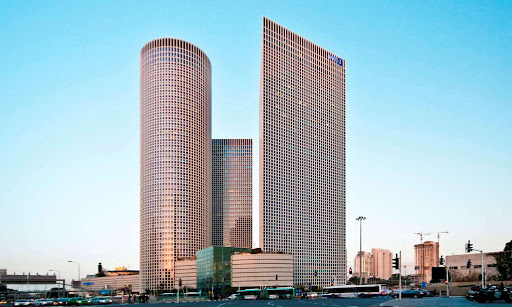
#> input picture azreali.jpg, 512 x 307 px
$ jupyter execute --allow-errors 'image analytics tutorial .ipynb'   (shell and % lines are left out)
#> lines starting #> are read from the running program, lines starting #| are printed output that depends on the picture
# Image Analytics in Marketing Code Examples

This notebook is part of the book ___

### Introduction

We present a few basic examples of the techniques described in the chapter, including different level of feature extraction, and a Neural Network classifier.

[cell 1]
import numpy as np
import pandas as pd
import os
import shutil
import random
import cv2
import matplotlib.pyplot as plt
from skimage.io import imread, imshow
from skimage.transform import resize
from skimage.feature import hog
from skimage import exposure
import matplotlib.image as mpimg

### Predefined Feature Extraction

We start with a few types of features that can be extracted from an image.

First, we load a pictrure and display it.

[cell 2]
img = mpimg.imread('azreali.jpg')
#> img is the input picture: shape (307, 512, 3); mean R, G, B 160.9, 186.4, 196.2
imgplot = plt.imshow(img)
plt.show()

One example of a low level feature is color hostograms, which capture the distribution of the color composition of the image.

<u>Grayscale Histogram<u>

This is our image in the black and white display

[cell 3]
img_gray = imread('azreali.jpg',as_gray=True)
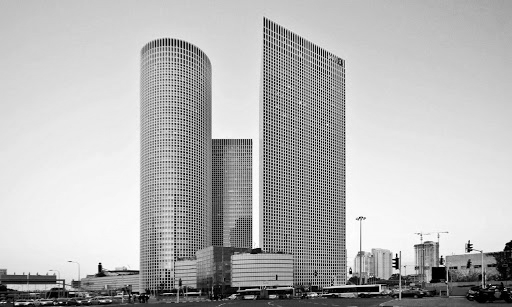
#> img_gray: shape (307, 512) float64; min 0, max 1, mean 0.712
imshow(img_gray)

We can creat a color histogram for the grayscale image, counting the intensity of each pixel, ranging between 0 as black and 256 as white.

[cell 4]
image = cv2.imread('azreali.jpg')
gray = cv2.cvtColor(image, cv2.COLOR_BGR2GRAY)
hist = cv2.calcHist([gray], [0], None, [256], [0, 256])
#> hist = 256 values, max 2999 at index 239, min 5 at index 255, mean 614
plt.figure()
plt.title("Grayscale Histogram")
plt.xlabel("Bins")
plt.ylabel("# of Pixels")
plt.plot(hist)
plt.xlim([0, 256])
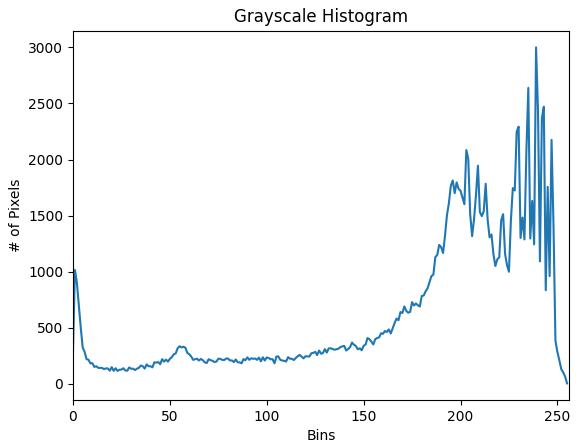
#> figure drawn by matplotlib, 1 panel; curve peaks at x = 239, y = 2999

 In our picture we see very few “black” pixels in the image, mainly "white"

<u>RGB Histogram<u>

Next, we can create a color histogam for the RGB color space, again with 0 representing the lowest intenisty of the color and 256 the highest intensity

[cell 5]
color = ('b','g','r')
for i,col in enumerate(color):
    histr = cv2.calcHist([image],[i],None,[256],[0,256])
    plt.plot(histr,color = col)
    plt.xlim([0,256])
plt.show()
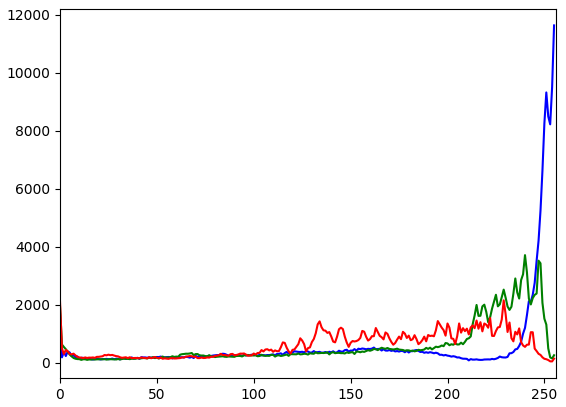
#> figure drawn by matplotlib, 1 panel; curve peaks at x = 255, y = 11631; curve peaks at x = 240, y = 3716; curve peaks at x = 229, y = 2159

Another dimension of interest is shape, where the features are line directions, corners, and curves. We will give two examples for extraction of these types of features, which could be classified as "meduim" level features.

<u>SIFT: Scale-invariant feature transform<u>

Keypoints of the image, that usually lie on object edges, are extracted and can be used to detect the object in an image containing the object

[cell 6]
#SIFT
#reading image
img1 = cv2.imread('azreali.jpg')
gray1 = cv2.cvtColor(img1, cv2.COLOR_BGR2GRAY)

#keypoints
sift = cv2.xfeatures2d.SIFT_create()
keypoints_1, descriptors_1 = sift.detectAndCompute(img1,None)
#> keypoints_1 = 484 keypoints; strongest (x, y, size): (350, 272, 2), (16, 304, 2.3), (469, 247, 4.8), (27, 303, 2.2)

img_1 = cv2.drawKeypoints(gray1,keypoints_1,img1)
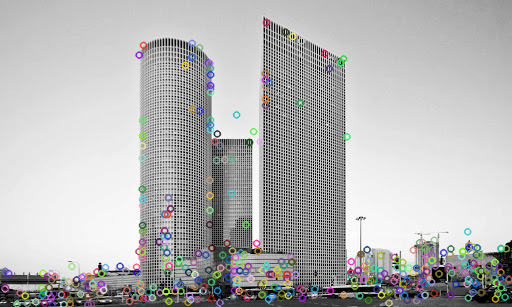
#> img_1: shape (307, 512, 3); mean B, G, R 180.3, 180.5, 180.4
plt.imshow(img_1)

<u>HOG: Histogram of Oriented Gradients<u>

HOG descriptor extracts the edge directions in an image, and is used for object detection

[cell 7]
#reading the image
image = imread('dog.jpg')
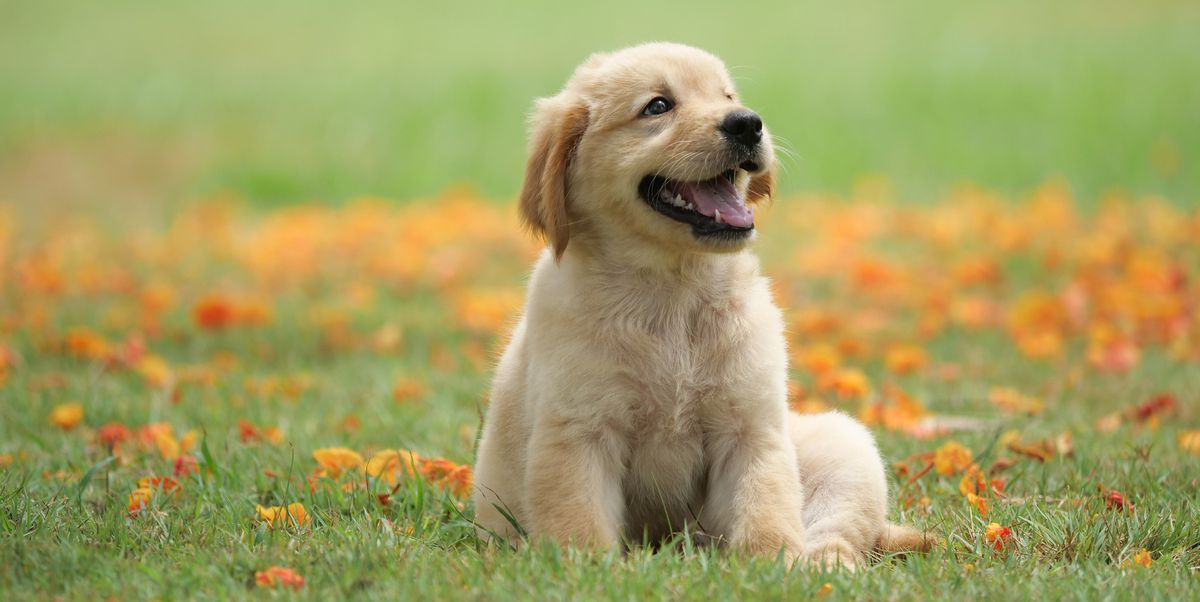
#> input picture dog.jpg, 1200 x 602 px
#> image is the input picture: shape (602, 1200, 3); mean R, G, B 163.9, 158.6, 97.6
imshow(image)
print('The image shape is '+str(image.shape))
#| The image shape is (602, 1200, 3)

[cell 8]
#resizing image
resized_img = resize(image, (128,64))
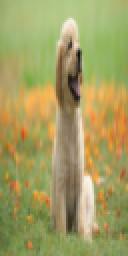
#> resized_img: shape (128, 64, 3) float64 (shown 2 times larger); mean R, G, B 0.643, 0.622, 0.383
imshow(resized_img)
print('The resized image shape is '+str(resized_img.shape))
#| The resized image shape is (128, 64, 3)

#> (a cell that did not finish here is left out)

[cell 10]
# Rescale histogram for better display
fig, (ax1, ax2) = plt.subplots(1, 2, figsize=(16, 8), sharex=True, sharey=True)

ax1.imshow(resized_img, cmap=plt.cm.gray)
ax1.set_title('Input image')

# Rescale histogram for better display
#> (the rest of this cell did not finish here and is left out)

We can also exctract from images interpretable features.

<u>Image Tags<u>

One type of "high level" features are tags. Using tagging software we can identify the objects, activities, sceneries, and themes presented in the image. Thus, the image is described by a set of words or tags, which serve as the features.

An example of tagging software is "Clarifai", which also has an Python API. In order to use their model, there is a need to open an account and create an API key for you application

[cell 11]
import clarifai
from clarifai.rest import ClarifaiApp

#creating an app of clarifai with the API key from the acount created
API_KEY='689d360c6a4342e19365bfc53c21593b'
#> (the rest of this cell did not finish here and is left out)

[cell 12]
#showing the image
img = mpimg.imread("elaphent.jpg")
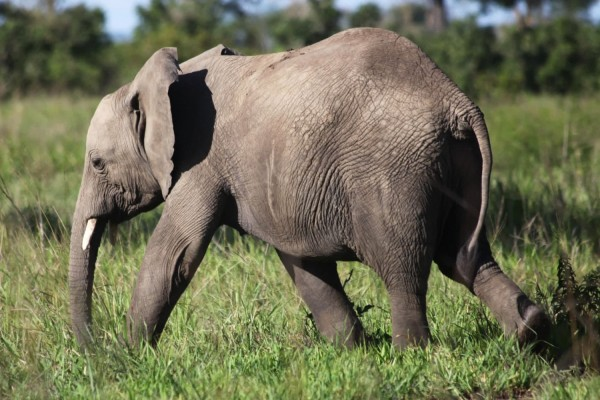
#> input picture elaphent.jpg, 600 x 400 px
#> img is the input picture: shape (400, 600, 3); mean R, G, B 111.8, 111.3, 85
imgplot = plt.imshow(img)
plt.show()
